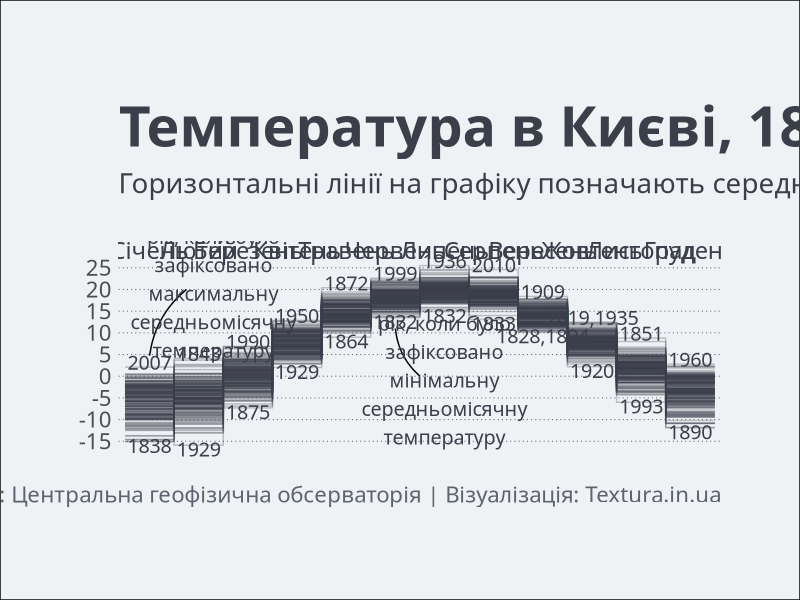

Reproduce this figure in R.
library(ggplot2)
library(dplyr)
library(stringr)

weather <- read.csv('weather.csv', stringsAsFactors = FALSE)


#filter data
weather <- weather %>% 
  #filter(year >= 1850) %>% 
  mutate(month = factor(month, levels = unique(weather$month), ordered = TRUE),
         month_numeric = as.numeric(month))

#generate data for fancy x axis month positioning
xaxis <- data.frame(x = seq(1.5, 12.5, 1),
                    y = 29,
                    label = levels(weather$month))

#get data for year labels
ranges <- weather %>% 
  group_by(month) %>% 
  filter(temperature == min(temperature, na.rm = TRUE) | 
           temperature == max(temperature, na.rm = TRUE)) %>% 
  ungroup() %>% 
  group_by(month, temperature) %>% 
  summarise(year = paste(year, collapse = ','), temp = unique(temperature)) %>% 
  select(month, temperature = temp, year = year ) %>% 
  inner_join(xaxis, by = c('month' = 'label')) %>% 
  select(-y) %>% 
  mutate(temperature = if_else(temperature == max(temperature), temperature+1, temperature-1))

#segment and annotation data

segment1 <- data.frame(
  
  x  = c(1.5),
    
  xend = c(2.25),
  
  y = c(4.75),
  
  yend = c(20),
  
  label.x = c(2.8),
  
  label.y  = c(19),
  
  label = c('рік, коли було зафіксовано максимальну середньомісячну температуру')
)


segment2 <- data.frame(
  
  x  = c(6.5),
  
  xend = c(7),
  
  y = c(11),
  
  yend = c(0),
  
  label.x = c(7.5),
  
  label.y  = c(-1),
  
  label = c('рік, коли було зафіксовано мінімальну середньомісячну температуру')
)

#generate data to trick geom_step
fake_december <- weather %>% 
  filter(month_numeric ==  12) %>% 
  mutate(month = '', month_numeric = 13)

#combine
weather <- rbind.data.frame(weather, fake_december)

png(filename = 'weather_static_step.png', width = 1200, height = 1000)

#plot
ggplot(weather)+
  geom_step(aes(x = month_numeric, y = temperature, group = year), color = '#3A3F4A', alpha = 0.3)+
  geom_text(data = xaxis, aes(x = x, y = y, label = label, family = 'Ubuntu Condensed'), 
            size = 6, color = '#3A3F4A', inherit.aes = F)+
  geom_text(data = ranges, aes(x = x, y = temperature, label = year, family = 'Ubuntu Condensed'), 
            size = 5, color = '#3A3F4A')+
  geom_curve(data = segment1, aes(x = x, y = y, xend = xend, yend = yend), curvature = -0.2)+
  geom_text(data = segment1, aes(x = label.x, y = label.y, label = str_wrap(label, 20), family = 'Ubuntu Condensed'), 
            size = 5, color = '#3A3F4A')+
  geom_curve(data = segment2, aes(x = x, y = y, xend = xend, yend = yend), curvature = 0.2)+
  geom_text(data = segment2, aes(x = label.x, y = label.y, label = str_wrap(label, 20), family = 'Ubuntu Condensed'), 
            size = 5, color = '#3A3F4A')+
  scale_x_continuous(breaks = 1:13, labels = NULL, expand = c(0.01, 0.01))+
  scale_y_continuous(breaks = seq(-15, 25, 5), limits = c(-19, 31),
                     expand = c(0, 0))+
  labs(title = "Температура в Києві, 1812-2014 рік",
       subtitle = str_wrap("Горизонтальні лінії на графіку позначають середню температуру для кожного місяця за період спостережень з 1812 до 2014 року", 160),
       caption = "\nДані: Центральна геофізична обсерваторія | Візуалізація: Textura.in.ua")+
  theme_minimal()+
  theme(text = element_text(family = 'Ubuntu Condensed', face = 'plain', color = '#3A3F4A'),
        axis.title = element_blank(),
        axis.text = element_text(size = 16),
        axis.text.x = element_blank(),
        panel.grid.major = element_line(size = 0.35, linetype = 'dotted', color = '#5D646F'),
        panel.grid.major.x = element_blank(),
        panel.grid.minor = element_blank(),
        plot.title = element_text(face = 'bold', size = 40, margin = margin(b = 10, t = 20)),
        plot.subtitle = element_text(size = 20, face = 'plain', margin = margin(b = 30)),
        plot.caption = element_text(size = 16, margin = margin(b = 10), color = '#5D646F'),
        plot.background = element_rect(fill = '#EFF2F4'),
        plot.margin = unit(c(2, 2, 2, 2), 'cm'))

dev.off()
